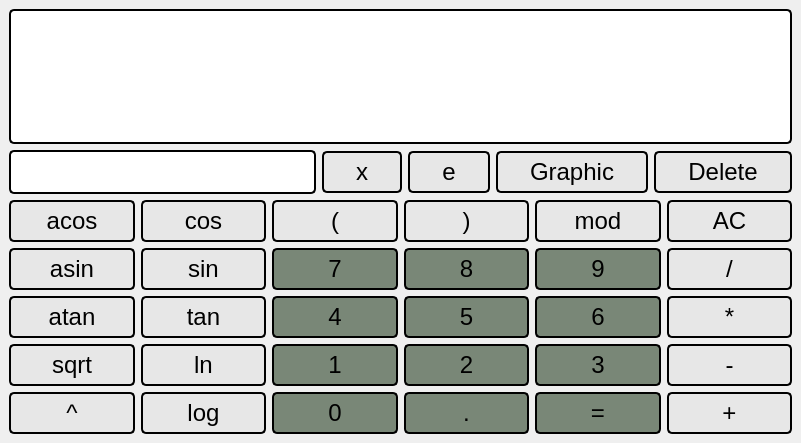
<?xml version="1.0" encoding="UTF-8"?>
<ui version="4.0">
 <class>View</class>
 <widget class="QMainWindow" name="View">
  <property name="geometry">
   <rect>
    <x>0</x>
    <y>0</y>
    <width>801</width>
    <height>443</height>
   </rect>
  </property>
  <property name="font">
   <font>
    <pointsize>25</pointsize>
   </font>
  </property>
  <property name="windowTitle">
   <string>View</string>
  </property>
  <widget class="QWidget" name="centralwidget">
   <layout class="QGridLayout" name="gridLayout_3">
    <item row="0" column="0">
     <layout class="QVBoxLayout" name="verticalLayout_2">
      <item>
       <widget class="QLabel" name="bresult">
        <property name="font">
         <font>
          <pointsize>-1</pointsize>
          <underline>false</underline>
          <strikeout>false</strikeout>
         </font>
        </property>
        <property name="styleSheet">
         <string notr="true">background-color: white; 
color: black;
border: 2px solid black;
padding: 5px;
text-align: right;
text-decoration: none;
display: inline-block;
font-size: 40px;
border-radius: 5px
</string>
        </property>
        <property name="text">
         <string/>
        </property>
        <property name="alignment">
         <set>Qt::AlignRight|Qt::AlignTrailing|Qt::AlignVCenter</set>
        </property>
       </widget>
      </item>
      <item>
       <layout class="QVBoxLayout" name="verticalLayout">
        <item>
         <layout class="QGridLayout" name="gridLayout_2">
          <item row="0" column="4">
           <widget class="QPushButton" name="bgraph">
            <property name="styleSheet">
             <string notr="true">background-color: #e7e7e7; 
color: black;
border: 2px solid black;
padding: 5px 32px;
text-align: center;
text-decoration: none;
display: inline-block;
font-size: 24px;
border-radius: 5px
</string>
            </property>
            <property name="text">
             <string>Graphic</string>
            </property>
           </widget>
          </item>
          <item row="0" column="2">
           <widget class="QPushButton" name="be">
            <property name="styleSheet">
             <string notr="true">background-color: #e7e7e7; 
color: black;
border: 2px solid black;
padding: 5px 32px;
text-align: center;
text-decoration: none;
display: inline-block;
font-size: 24px;
border-radius: 5px
</string>
            </property>
            <property name="text">
             <string>e</string>
            </property>
           </widget>
          </item>
          <item row="0" column="0">
           <widget class="QLineEdit" name="bxinput">
            <property name="styleSheet">
             <string notr="true">background-color: white; 
color: black;
border: 2px solid black;
padding: 5px;
text-decoration: none;
display: inline-block;
font-size: 24px;
border-radius: 5px
</string>
            </property>
            <property name="alignment">
             <set>Qt::AlignRight|Qt::AlignTrailing|Qt::AlignVCenter</set>
            </property>
           </widget>
          </item>
          <item row="0" column="5">
           <widget class="QPushButton" name="bdel">
            <property name="styleSheet">
             <string notr="true">background-color: #e7e7e7; 
color: black;
border: 2px solid black;
padding: 5px 32px;
text-align: center;
text-decoration: none;
display: inline-block;
font-size: 24px;
border-radius: 5px
</string>
            </property>
            <property name="text">
             <string>Delete</string>
            </property>
           </widget>
          </item>
          <item row="0" column="1">
           <widget class="QPushButton" name="bx">
            <property name="styleSheet">
             <string notr="true">background-color: #e7e7e7; 
color: black;
border: 2px solid black;
padding: 5px 32px;
text-align: center;
text-decoration: none;
display: inline-block;
font-size: 24px;
border-radius: 5px
</string>
            </property>
            <property name="text">
             <string>x</string>
            </property>
           </widget>
          </item>
         </layout>
        </item>
        <item>
         <layout class="QGridLayout" name="gridLayout">
          <item row="1" column="1">
           <widget class="QPushButton" name="bsin">
            <property name="styleSheet">
             <string notr="true">background-color: #e7e7e7; 
color: black;
border: 2px solid black;
padding: 5px 32px;
text-align: center;
text-decoration: none;
display: inline-block;
font-size: 24px;
border-radius: 5px
</string>
            </property>
            <property name="text">
             <string>sin</string>
            </property>
           </widget>
          </item>
          <item row="2" column="4">
           <widget class="QPushButton" name="b6">
            <property name="styleSheet">
             <string notr="true">background-color: #798777; 
color: black;
border: 2px solid black;
padding: 5px 32px;
text-align: center;
text-decoration: none;
display: inline-block;
font-size: 24px;
border-radius: 5px
</string>
            </property>
            <property name="text">
             <string>6</string>
            </property>
           </widget>
          </item>
          <item row="2" column="2">
           <widget class="QPushButton" name="b4">
            <property name="styleSheet">
             <string notr="true">background-color: #798777; 
color: black;
border: 2px solid black;
padding: 5px 32px;
text-align: center;
text-decoration: none;
display: inline-block;
font-size: 24px;
border-radius: 5px
</string>
            </property>
            <property name="text">
             <string>4</string>
            </property>
           </widget>
          </item>
          <item row="0" column="5">
           <widget class="QPushButton" name="bcel">
            <property name="styleSheet">
             <string notr="true">background-color: #e7e7e7; 
color: black;
border: 2px solid black;
padding: 5px 32px;
text-align: center;
text-decoration: none;
display: inline-block;
font-size: 24px;
border-radius: 5px
</string>
            </property>
            <property name="text">
             <string>AC</string>
            </property>
           </widget>
          </item>
          <item row="1" column="3">
           <widget class="QPushButton" name="b8">
            <property name="styleSheet">
             <string notr="true">background-color: #798777; 
color: black;
border: 2px solid black;
padding: 5px 32px;
text-align: center;
text-decoration: none;
display: inline-block;
font-size: 24px;
border-radius: 5px
</string>
            </property>
            <property name="text">
             <string>8</string>
            </property>
           </widget>
          </item>
          <item row="4" column="2">
           <widget class="QPushButton" name="b0">
            <property name="styleSheet">
             <string notr="true">background-color: #798777; 
color: black;
border: 2px solid black;
padding: 5px 32px;
text-align: center;
text-decoration: none;
display: inline-block;
font-size: 24px;
border-radius: 5px
</string>
            </property>
            <property name="text">
             <string>0</string>
            </property>
           </widget>
          </item>
          <item row="0" column="2">
           <widget class="QPushButton" name="bopen">
            <property name="styleSheet">
             <string notr="true">background-color: #e7e7e7; 
color: black;
border: 2px solid black;
padding: 5px 32px;
text-align: center;
text-decoration: none;
display: inline-block;
font-size: 24px;
border-radius: 5px
</string>
            </property>
            <property name="text">
             <string>(</string>
            </property>
           </widget>
          </item>
          <item row="3" column="1">
           <widget class="QPushButton" name="bln">
            <property name="styleSheet">
             <string notr="true">background-color: #e7e7e7; 
color: black;
border: 2px solid black;
padding: 5px 32px;
text-align: center;
text-decoration: none;
display: inline-block;
font-size: 24px;
border-radius: 5px
</string>
            </property>
            <property name="text">
             <string>ln</string>
            </property>
           </widget>
          </item>
          <item row="0" column="1">
           <widget class="QPushButton" name="bcos">
            <property name="styleSheet">
             <string notr="true">background-color: #e7e7e7; 
color: black;
border: 2px solid black;
padding: 5px 32px;
text-align: center;
text-decoration: none;
display: inline-block;
font-size: 24px;
border-radius: 5px
</string>
            </property>
            <property name="text">
             <string>cos</string>
            </property>
           </widget>
          </item>
          <item row="3" column="5">
           <widget class="QPushButton" name="bminus">
            <property name="styleSheet">
             <string notr="true">background-color: #e7e7e7; 
color: black;
border: 2px solid black;
padding: 5px 32px;
text-align: center;
text-decoration: none;
display: inline-block;
font-size: 24px;
border-radius: 5px
</string>
            </property>
            <property name="text">
             <string>-</string>
            </property>
           </widget>
          </item>
          <item row="1" column="0">
           <widget class="QPushButton" name="basin">
            <property name="styleSheet">
             <string notr="true">background-color: #e7e7e7; 
color: black;
border: 2px solid black;
padding: 5px 32px;
text-align: center;
text-decoration: none;
display: inline-block;
font-size: 24px;
border-radius: 5px
</string>
            </property>
            <property name="text">
             <string>asin</string>
            </property>
           </widget>
          </item>
          <item row="2" column="1">
           <widget class="QPushButton" name="btan">
            <property name="styleSheet">
             <string notr="true">background-color: #e7e7e7; 
color: black;
border: 2px solid black;
padding: 5px 32px;
text-align: center;
text-decoration: none;
display: inline-block;
font-size: 24px;
border-radius: 5px
</string>
            </property>
            <property name="text">
             <string>tan</string>
            </property>
           </widget>
          </item>
          <item row="3" column="4">
           <widget class="QPushButton" name="b3">
            <property name="styleSheet">
             <string notr="true">background-color: #798777; 
color: black;
border: 2px solid black;
padding: 5px 32px;
text-align: center;
text-decoration: none;
display: inline-block;
font-size: 24px;
border-radius: 5px
</string>
            </property>
            <property name="text">
             <string>3</string>
            </property>
           </widget>
          </item>
          <item row="4" column="1">
           <widget class="QPushButton" name="blog">
            <property name="styleSheet">
             <string notr="true">background-color: #e7e7e7; 
color: black;
border: 2px solid black;
padding: 5px 32px;
text-align: center;
text-decoration: none;
display: inline-block;
font-size: 24px;
border-radius: 5px
</string>
            </property>
            <property name="text">
             <string>log</string>
            </property>
           </widget>
          </item>
          <item row="3" column="2">
           <widget class="QPushButton" name="b1">
            <property name="styleSheet">
             <string notr="true">background-color: #798777; 
color: black;
border: 2px solid black;
padding: 5px 32px;
text-align: center;
text-decoration: none;
display: inline-block;
font-size: 24px;
border-radius: 5px
</string>
            </property>
            <property name="text">
             <string>1</string>
            </property>
           </widget>
          </item>
          <item row="3" column="0">
           <widget class="QPushButton" name="bsqrt">
            <property name="styleSheet">
             <string notr="true">background-color: #e7e7e7; 
color: black;
border: 2px solid black;
padding: 5px 32px;
text-align: center;
text-decoration: none;
display: inline-block;
font-size: 24px;
border-radius: 5px
</string>
            </property>
            <property name="text">
             <string>sqrt</string>
            </property>
           </widget>
          </item>
          <item row="0" column="0">
           <widget class="QPushButton" name="bacos">
            <property name="styleSheet">
             <string notr="true">background-color: #e7e7e7; 
color: black;
border: 2px solid black;
padding: 5px 32px;
text-align: center;
text-decoration: none;
display: inline-block;
font-size: 24px;
border-radius: 5px
</string>
            </property>
            <property name="text">
             <string>acos</string>
            </property>
           </widget>
          </item>
          <item row="1" column="5">
           <widget class="QPushButton" name="bdiv">
            <property name="styleSheet">
             <string notr="true">background-color: #e7e7e7; 
color: black;
border: 2px solid black;
padding: 5px 32px;
text-align: center;
text-decoration: none;
display: inline-block;
font-size: 24px;
border-radius: 5px
</string>
            </property>
            <property name="text">
             <string>/</string>
            </property>
           </widget>
          </item>
          <item row="4" column="3">
           <widget class="QPushButton" name="bdot">
            <property name="styleSheet">
             <string notr="true">background-color: #798777; 
color: black;
border: 2px solid black;
padding: 5px 32px;
text-align: center;
text-decoration: none;
display: inline-block;
font-size: 24px;
border-radius: 5px
</string>
            </property>
            <property name="text">
             <string>.</string>
            </property>
           </widget>
          </item>
          <item row="2" column="5">
           <widget class="QPushButton" name="bmul">
            <property name="styleSheet">
             <string notr="true">background-color: #e7e7e7; 
color: black;
border: 2px solid black;
padding: 5px 32px;
text-align: center;
text-decoration: none;
display: inline-block;
font-size: 24px;
border-radius: 5px
</string>
            </property>
            <property name="text">
             <string>*</string>
            </property>
           </widget>
          </item>
          <item row="1" column="2">
           <widget class="QPushButton" name="b7">
            <property name="styleSheet">
             <string notr="true">background-color: #798777; 
color: black;
border: 2px solid black;
padding: 5px 32px;
text-align: center;
text-decoration: none;
display: inline-block;
font-size: 24px;
border-radius: 5px
</string>
            </property>
            <property name="text">
             <string>7</string>
            </property>
           </widget>
          </item>
          <item row="0" column="3">
           <widget class="QPushButton" name="bclose">
            <property name="styleSheet">
             <string notr="true">background-color: #e7e7e7; 
color: black;
border: 2px solid black;
padding: 5px 32px;
text-align: center;
text-decoration: none;
display: inline-block;
font-size: 24px;
border-radius: 5px
</string>
            </property>
            <property name="text">
             <string>)</string>
            </property>
           </widget>
          </item>
          <item row="2" column="0">
           <widget class="QPushButton" name="batan">
            <property name="styleSheet">
             <string notr="true">background-color: #e7e7e7; 
color: black;
border: 2px solid black;
padding: 5px 32px;
text-align: center;
text-decoration: none;
display: inline-block;
font-size: 24px;
border-radius: 5px
</string>
            </property>
            <property name="text">
             <string>atan</string>
            </property>
           </widget>
          </item>
          <item row="1" column="4">
           <widget class="QPushButton" name="b9">
            <property name="styleSheet">
             <string notr="true">background-color: #798777; 
color: black;
border: 2px solid black;
padding: 5px 32px;
text-align: center;
text-decoration: none;
display: inline-block;
font-size: 24px;
border-radius: 5px
</string>
            </property>
            <property name="text">
             <string>9</string>
            </property>
           </widget>
          </item>
          <item row="4" column="0">
           <widget class="QPushButton" name="bpow">
            <property name="styleSheet">
             <string notr="true">background-color: #e7e7e7; 
color: black;
border: 2px solid black;
padding: 5px 32px;
text-align: center;
text-decoration: none;
display: inline-block;
font-size: 24px;
border-radius: 5px
</string>
            </property>
            <property name="text">
             <string>^</string>
            </property>
           </widget>
          </item>
          <item row="0" column="4">
           <widget class="QPushButton" name="bmod">
            <property name="styleSheet">
             <string notr="true">background-color: #e7e7e7; 
color: black;
border: 2px solid black;
padding: 5px 32px;
text-align: center;
text-decoration: none;
display: inline-block;
font-size: 24px;
border-radius: 5px
</string>
            </property>
            <property name="text">
             <string>mod</string>
            </property>
           </widget>
          </item>
          <item row="2" column="3">
           <widget class="QPushButton" name="b5">
            <property name="styleSheet">
             <string notr="true">background-color: #798777; 
color: black;
border: 2px solid black;
padding: 5px 32px;
text-align: center;
text-decoration: none;
display: inline-block;
font-size: 24px;
border-radius: 5px
</string>
            </property>
            <property name="text">
             <string>5</string>
            </property>
           </widget>
          </item>
          <item row="4" column="5">
           <widget class="QPushButton" name="bplus">
            <property name="styleSheet">
             <string notr="true">background-color: #e7e7e7; 
color: black;
border: 2px solid black;
padding: 5px 32px;
text-align: center;
text-decoration: none;
display: inline-block;
font-size: 24px;
border-radius: 5px
</string>
            </property>
            <property name="text">
             <string>+</string>
            </property>
           </widget>
          </item>
          <item row="3" column="3">
           <widget class="QPushButton" name="b2">
            <property name="styleSheet">
             <string notr="true">background-color: #798777; 
color: black;
border: 2px solid black;
padding: 5px 32px;
text-align: center;
text-decoration: none;
display: inline-block;
font-size: 24px;
border-radius: 5px
</string>
            </property>
            <property name="text">
             <string>2</string>
            </property>
           </widget>
          </item>
          <item row="4" column="4">
           <widget class="QPushButton" name="beq">
            <property name="styleSheet">
             <string notr="true">background-color: #798777; 
color: black;
border: 2px solid black;
padding: 5px 32px;
text-align: center;
text-decoration: none;
display: inline-block;
font-size: 24px;
border-radius: 5px
</string>
            </property>
            <property name="text">
             <string>=</string>
            </property>
           </widget>
          </item>
         </layout>
        </item>
       </layout>
      </item>
     </layout>
    </item>
   </layout>
  </widget>
 </widget>
 <resources/>
 <connections/>
</ui>
